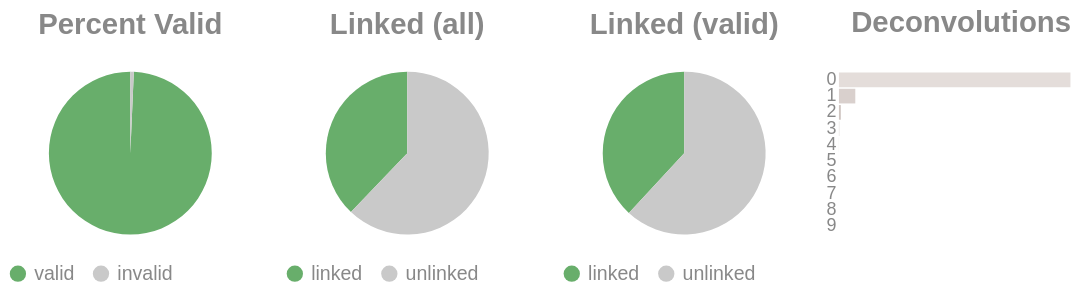

The notebook cell saved with this chart:
### Code cell
if SKIPLR:
    pass
else:
    clash = Counter()
    for i in valids['molecule'].to_list():
        _mol = i.split("-")
        if len(_mol) == 1:
            clash.update('0')
        else:
            clash.update(_mol[-1])

    _d = {"deconvolutions": [], 'count': []}
    for k,v in clash.items():
        _d['deconvolutions'].append(k)
        _d['count'].append(v)

    tot_valid = valids['reads'].sum()
    mask = valids['reads'] >= 2
    n_linked_reads = valids.filter(mask)['reads'].sum()
    if n_linked_reads == 0:
        print_html("No linked molecules (>=2 reads) were detected; skipping linked-only distributions.")
        SKIPLR = True
    else:
        perc_valid = round(tot_valid / n_reads, 4)
        linked_perc_abs = round(n_linked_reads / n_reads, 4)
        linked_perc = round(n_linked_reads / tot_valid, 4)

    _valid = pl.DataFrame({"valids": ['valid', 'invalid'], "count": [tot_valid, n_reads - tot_valid]})
    _linked_abs = pl.DataFrame({"linked (absolute)": ['linked', 'unlinked'], "count": [n_linked_reads, n_reads - n_linked_reads]})
    _linked_rel = pl.DataFrame({"linked (valids)": ['linked', 'unlinked'], "count": [n_linked_reads, tot_valid - n_linked_reads]})

    (
        alt.hconcat(
            piechart(_valid, goodval = 'valid', title = "Percent Valid"),
            piechart(_linked_abs, goodval = "linked", title =  "Linked (all)"),
            piechart(_linked_rel, goodval = "linked", title =  "Linked (valid)"),
            convolutionbar(pl.DataFrame(_d), title = "Deconvolutions"),
            center = True,
            bounds = 'flush'
        )
        .resolve_scale(color='independent')
        .resolve_legend('independent')
        .properties(usermeta={'embedOptions': {"actions": False}})
    ).display()

### Figure 1 — Vega-Lite specification as saved in the notebook (floating-point values rounded to 4 significant figures)
{"width": "container", "height": 400, "config": {"title": {"anchor": "start", "dy": -15, "fontSize": 18, "color": "#888888", "subtitleColor": "#888888", "subtitleFontSize": 14}, "arc": {"fill": "#0072B2"}, "axis": {"domainColor": "#888888", "domainWidth": 0.5, "gridWidth": 0.2, "grid": false, "titleFontWeight": 400, "titleFontSize": 15, "labelFontSize": 11, "labelColor": "#888888", "tickColor": "#888888", "tickWidth": 0.2, "titleColor": "#888888"}, "axisBand": {"grid": false}, "axisX": {"grid": true, "tickSize": 10, "domainCap": "round"}, "axisY": {"domain": false, "grid": true, "tickSize": 0, "domainCap": "round"}, "background": "transparent", "header": {"labelFontSize": 15, "labelColor": "#888888", "titleFontSize": 15, "titleFontWeight": 600, "titleColor": "#888888"}, "legend": {"labelFont": "sans-serif", "labelFontSize": 12, "labelColor": "#888888", "symbolSize": 100, "symbolType": "circle", "titleFontSize": 12, "titlePadding": 10, "titleColor": "#888888", "title": null}, "range": {"category": ["#E69F00", "#56B4E9", "#009E73", "#F0E442", "#0072B2", "#D55E00", "#CC79A7", "#000000"], "diverging": ["#cfe8f3", "#a2d4ec", "#73bfe2", "#46abdb", "#1696d2", "#12719e"]}, "area": {"fill": "#0072B2", "fillOpacity": 0.7, "line": true, "strokeOpacity": 0.7}, "line": {"color": "#0072B2", "stroke": "#0072B2", "strokeWidth": 2}, "trail": {"color": "#0072B2", "stroke": "#0072B2", "strokeWidth": 0, "size": 1}, "point": {"filled": true, "fillOpacity": 1.0, "size": 95}, "text": {"color": "#888888", "fontSize": 11, "align": "right", "fontWeight": 400, "size": 11}, "bar": {"fill": "#0072B2", "stroke": null}, "view": {"stroke": null, "continuousWidth": 660, "continuousHeight": 400}}, "hconcat": [{"data": {"name": "data-42df5bedbb239d0f3404b010230734f6"}, "mark": {"type": "arc"}, "encoding": {"color": {"field": "valids", "legend": {"orient": "bottom", "title": null}, "scale": {"domain": ["valid", "invalid"], "range": ["#68ae6b", "#C9C9C9"]}, "title": "Valids", "type": "nominal"}, "theta": {"field": "count", "type": "quantitative"}, "tooltip": [{"field": "valids", "title": "Valids", "type": "ordinal"}, {"field": "percent", "format": ".2%", "title": "Percent", "type": "quantitative"}, {"field": "count", "title": "Count", "type": "quantitative"}]}, "height": 100, "title": {"text": "Percent Valid", "align": "center", "anchor": "middle"}, "transform": [{"calculate": "datum.count / 13345471", "as": "percent"}], "width": 150}, {"data": {"name": "data-4fb7ba4e491ac47168378854d10ade33"}, "mark": {"type": "arc"}, "encoding": {"color": {"field": "linked (absolute)", "legend": {"orient": "bottom", "title": null}, "scale": {"domain": ["linked", "unlinked"], "range": ["#68ae6b", "#C9C9C9"]}, "title": "Linked (Absolute)", "type": "nominal"}, "theta": {"field": "count", "type": "quantitative"}, "tooltip": [{"field": "linked (absolute)", "title": "Linked (Absolute)", "type": "ordinal"}, {"field": "percent", "format": ".2%", "title": "Percent", "type": "quantitative"}, {"field": "count", "title": "Count", "type": "quantitative"}]}, "height": 100, "title": {"text": "Linked (all)", "align": "center", "anchor": "middle"}, "transform": [{"calculate": "datum.count / 13345471", "as": "percent"}], "width": 150}, {"data": {"name": "data-159341d12322b3e20dcff07c078004ac"}, "mark": {"type": "arc"}, "encoding": {"color": {"field": "linked (valids)", "legend": {"orient": "bottom", "title": null}, "scale": {"domain": ["linked", "unlinked"], "range": ["#68ae6b", "#C9C9C9"]}, "title": "Linked (Valids)", "type": "nominal"}, "theta": {"field": "count", "type": "quantitative"}, "tooltip": [{"field": "linked (valids)", "title": "Linked (Valids)", "type": "ordinal"}, {"field": "percent", "format": ".2%", "title": "Percent", "type": "quantitative"}, {"field": "count", "title": "Count", "type": "quantitative"}]}, "height": 100, "title": {"text": "Linked (valid)", "align": "center", "anchor": "middle"}, "transform": [{"calculate": "datum.count / 13253601", "as": "percent"}], "width": 150}, {"data": {"name": "data-d8e7c945cef5e58e29a71b15278c8735"}, "mark": {"type": "bar"}, "encoding": {"color": {"field": "deconvolutions", "legend": null, "scale": {"scheme": "lightgreyred"}, "type": "nominal"}, "tooltip": [{"field": "deconvolutions", "title": "Deconvolutions", "type": "ordinal"}, {"field": "percent", "format": ".2%", "title": "Percent", "type": "quantitative"}, {"field": "count", "title": "Count", "type": "quantitative"}], "x": {"axis": null, "field": "count", "type": "quantitative"}, "y": {"field": "deconvolutions", "sort": "ascending", "title": null, "type": "nominal"}}, "height": 100, "title": {"text": "Deconvolutions", "align": "center", "anchor": "middle"}, "transform": [{"calculate": "datum.count / 10234684", "as": "percent"}], "width": 150}], "bounds": "flush", "center": true, "resolve": {"legend": {"angle": "independent"}, "scale": {"color": "independent"}}, "usermeta": {"embedOptions": {"actions": false}}, "$schema": "https://vega.github.io/schema/vega-lite/v6.1.0.json", "datasets": {"data-42df5bedbb239d0f3404b010230734f6": [{"valids": "valid", "count": 13253601}, {"valids": "invalid", "count": 91870}], "data-4fb7ba4e491ac47168378854d10ade33": [{"linked (absolute)": "linked", "count": 5052139}, {"linked (absolute)": "unlinked", "count": 8293332}], "data-159341d12322b3e20dcff07c078004ac": [{"linked (valids)": "linked", "count": 5052139}, {"linked (valids)": "unlinked", "count": 8201462}], "data-d8e7c945cef5e58e29a71b15278c8735": [{"deconvolutions": "0", "count": 9474417}, {"deconvolutions": "1", "count": 669864}, {"deconvolutions": "2", "count": 77254}, {"deconvolutions": "3", "count": 10968}, {"deconvolutions": "4", "count": 1786}, {"deconvolutions": "5", "count": 307}, {"deconvolutions": "6", "count": 68}, {"deconvolutions": "7", "count": 11}, {"deconvolutions": "8", "count": 6}, {"deconvolutions": "9", "count": 3}]}}
